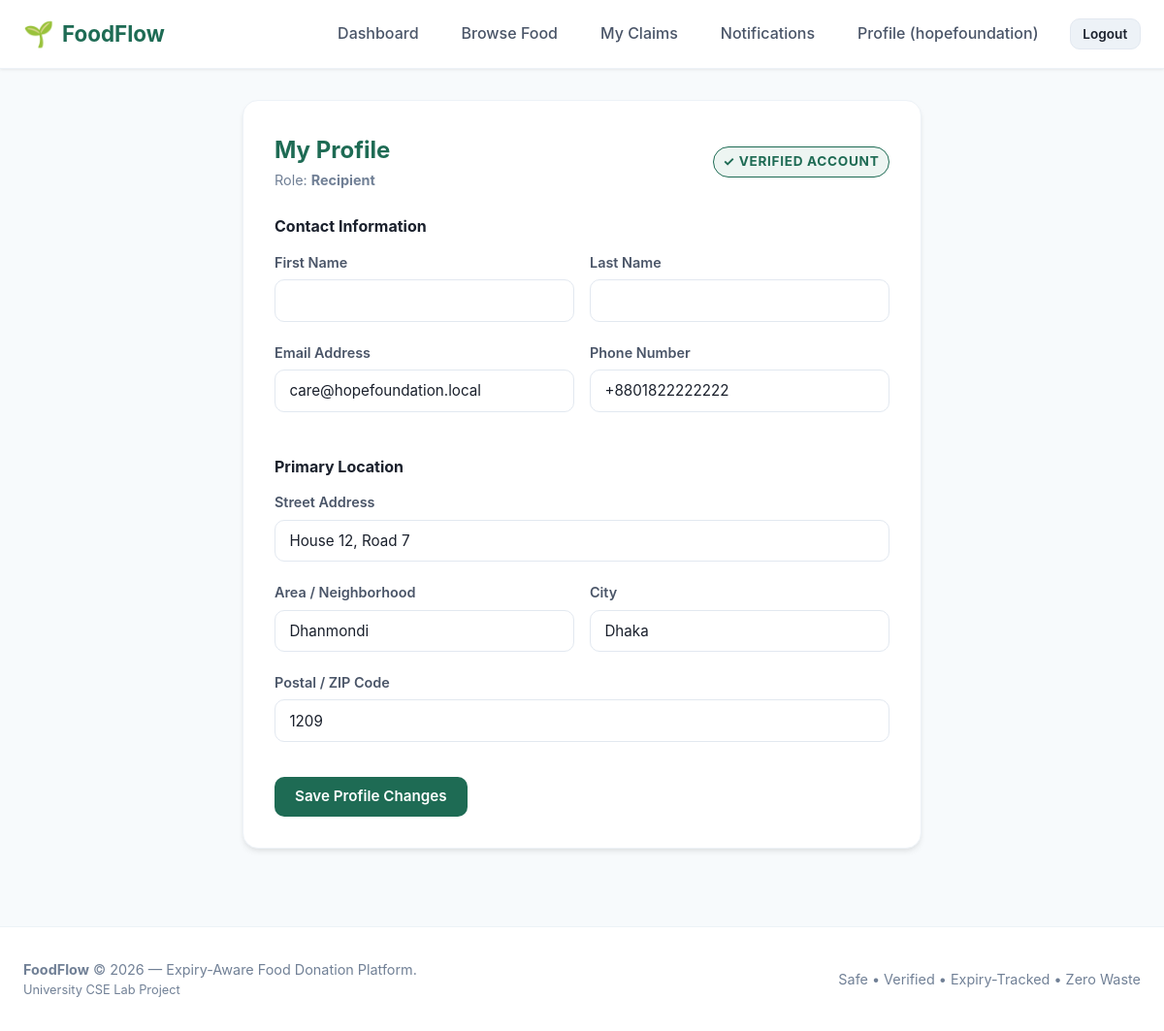
The app's page /profile/ (signed in) with its own data.
### accounts/models.py (models this page shows, shortened)
class User(AbstractUser):
    ROLE_DONOR = 'donor'
    ROLE_RECIPIENT = 'recipient'
    ROLE_CHOICES = [
        (ROLE_DONOR, 'Donor'),
        (ROLE_RECIPIENT, 'Recipient'),
    ]
    role = models.CharField(
        max_length=20,
        choices=ROLE_CHOICES,
        default=ROLE_RECIPIENT,
        help_text="Designates whether this user registers as a food Donor or Recipient."
    )
    phone = models.CharField(
        max_length=20,
        blank=True,
        null=True,
        help_text="Contact telephone number"
    )
    @property
    def is_donor(self):
        return self.role == self.ROLE_DONOR
    @property
    def is_recipient(self):
        return self.role == self.ROLE_RECIPIENT

### locations/models.py (models this page shows, shortened)
class Location(models.Model):
    address = models.CharField(max_length=255, help_text="Street address or building details")
    area = models.CharField(max_length=100, db_index=True, help_text="Neighborhood or area name")
    city = models.CharField(max_length=100, db_index=True, help_text="City name")
    postal_code = models.CharField(max_length=20, blank=True, null=True, help_text="Postal / ZIP code")
    latitude = models.DecimalField(max_digits=9, decimal_places=6, null=True, blank=True)
    longitude = models.DecimalField(max_digits=9, decimal_places=6, null=True, blank=True)
    class Meta:
        verbose_name = "Location"
        verbose_name_plural = "Locations"
        indexes = [
            models.Index(fields=['area'], name='loc_area_idx'),
            models.Index(fields=['city'], name='loc_city_idx'),
        ]
        constraints = [
            models.UniqueConstraint(
                fields=['address', 'area', 'city', 'postal_code'],
                name='unique_location_address'
            )
        ]

### accounts/views.py (the view)
# urls.py: path('profile/', views.profile_view, name='profile'),
@login_required
def profile_view(request):
    user = request.user
    location = None
    profile = None
    if user.is_donor and hasattr(user, 'donor_profile'):
        profile = user.donor_profile
        location = profile.location
    elif user.is_recipient and hasattr(user, 'recipient_profile'):
        profile = user.recipient_profile
        location = profile.location
    if request.method == 'POST':
        form = ProfileUpdateForm(request.POST, instance=user)
        if form.is_valid():
            with transaction.atomic():
                user = form.save()
                if user.is_donor and profile:
                    profile.organization_name = form.cleaned_data.get('organization_name', '')
                    profile.save()
                new_loc, _ = Location.objects.get_or_create(
                    address=form.cleaned_data['address'].strip(),
                    area=form.cleaned_data['area'].strip(),
                    city=form.cleaned_data['city'].strip(),
                    postal_code=form.cleaned_data.get('postal_code', '').strip() or None,
                )
                if profile:
                    profile.location = new_loc
                    profile.save()
                messages.success(request, "Your profile details have been updated successfully.")
                return redirect('accounts:profile')
        else:
            messages.error(request, "Please fix the errors below.")
    else:
        initial_data = {}
        if location:
            initial_data.update({
                'address': location.address,
                'area': location.area,
                'city': location.city,
                'postal_code': location.postal_code or '',
            })
        if user.is_donor and profile:
            initial_data['organization_name'] = profile.organization_name or ''
        form = ProfileUpdateForm(instance=user, initial=initial_data)
    context = {
        'form': form,
        'profile': profile,
        'location': location,
    }
    return render(request, 'accounts/profile.html', context)

### accounts/forms.py
class ProfileUpdateForm(forms.ModelForm):
    organization_name = forms.CharField(max_length=150, required=False, widget=forms.TextInput(attrs={'class': 'form-input'}))
    address = forms.CharField(max_length=255, required=True, widget=forms.TextInput(attrs={'class': 'form-input'}))
    area = forms.CharField(max_length=100, required=True, widget=forms.TextInput(attrs={'class': 'form-input'}))
    city = forms.CharField(max_length=100, required=True, widget=forms.TextInput(attrs={'class': 'form-input'}))
    postal_code = forms.CharField(max_length=20, required=False, widget=forms.TextInput(attrs={'class': 'form-input'}))
    class Meta:
        model = User
        fields = ['first_name', 'last_name', 'email', 'phone']
        widgets = {
            'first_name': forms.TextInput(attrs={'class': 'form-input'}),
            'last_name': forms.TextInput(attrs={'class': 'form-input'}),
            'email': forms.EmailInput(attrs={'class': 'form-input'}),
            'phone': forms.TextInput(attrs={'class': 'form-input'}),
        }

### notifications/views.py (called while the page is built)
def unread_notification_context(request):
    if request.user.is_authenticated and request.user.is_recipient and hasattr(request.user, 'recipient_profile'):
        count = Notification.objects.filter(recipient=request.user.recipient_profile, is_read=False).count()
        return {'unread_notifications_count': count}
    return {'unread_notifications_count': 0}

### templates/accounts/profile.html (shortened to what this page needs)
{% extends 'base.html' %}
{% block content %}
<div class="form-card" style="max-width: 700px;">
    <div style="display: flex; justify-content: space-between; align-items: center; margin-bottom: 1.5rem;">
        <div>
            <h2 style="color: var(--green-700);">My Profile</h2>
            <p style="color: var(--grey-500); font-size: 0.9rem;">
                Role: <strong>{{ user.get_role_display }}</strong>
            </p>
        </div>
        <div>
            {% if profile.is_verified %}
                <span class="badge badge-available" style="font-size: 0.85rem;">✓ Verified Account</span>
            {% else %}
                <span class="badge badge-claimed" style="font-size: 0.85rem;">Pending Admin Verification</span>
            {% endif %}
        </div>
    </div>
    <form method="post" novalidate>
        <h4 style="color: var(--ink); margin-bottom: 0.75rem;">Contact Information</h4>
        <div class="form-row">
            <div class="form-group">
                <label class="form-label">First Name</label>
                {{ form.first_name }}
            </div>
            <div class="form-group">
                <label class="form-label">Last Name</label>
                {{ form.last_name }}
            </div>
        </div>
        <div class="form-row">
            <div class="form-group">
                <label class="form-label">Email Address</label>
                {{ form.email }}
            </div>
            <div class="form-group">
                <label class="form-label">Phone Number</label>
                {{ form.phone }}
            </div>
        </div>
        <h4 style="color: var(--ink); margin: 1.5rem 0 0.75rem;">Primary Location</h4>
        <div class="form-group">
            <label class="form-label">Street Address</label>
            {{ form.address }}
        </div>
        <div class="form-row">
            <div class="form-group">
                <label class="form-label">Area / Neighborhood</label>
                {{ form.area }}
            </div>
            <div class="form-group">
                <label class="form-label">City</label>
                {{ form.city }}
            </div>
        </div>
        <div class="form-group">
            <label class="form-label">Postal / ZIP Code</label>
            {{ form.postal_code }}
        </div>
        <button type="submit" class="btn btn-primary" style="margin-top: 1rem;">
            Save Profile Changes
        </button>
    </form>
</div>
{% endblock %}

### templates/partials/navbar.html (shortened to what this page needs)
{% load static %}
<nav class="navbar">
    <div class="container navbar-container">
        <a href="{% url 'home' %}" class="brand">
            <span class="brand-icon">🌱</span>
            <span>FoodFlow</span>
        </a>
        <ul class="nav-links">
            {% if user.is_authenticated %}
                {% if user.is_donor %}
                    <li><a href="{% url 'accounts:donor_dashboard' %}" class="nav-link">Dashboard</a></li>
                    <li><a href="{% url 'listings:donor_listings' %}" class="nav-link">My Listings</a></li>
                    <li><a href="{% url 'claims:my_claims' %}" class="nav-link">Food Claims</a></li>
                    <li><a href="{% url 'listings:donor_listing_create' %}" class="nav-link btn btn-primary btn-sm" style="color: white;">+ Donate Food</a></li>
                    <li><a href="{% url 'claims:verify_pickup' %}" class="nav-link">Verify Pickup</a></li>
                {% elif user.is_recipient %}
                    <li><a href="{% url 'accounts:recipient_dashboard' %}" class="nav-link">Dashboard</a></li>
                    <li><a href="{% url 'listings:browse_food' %}" class="nav-link">Browse Food</a></li>
                    <li><a href="{% url 'claims:my_claims' %}" class="nav-link">My Claims</a></li>
                    <li>
                        <a href="{% url 'notifications:notification_list' %}" class="nav-link">
                            Notifications
                        </a>
                    </li>
                {% endif %}
                <li><a href="{% url 'accounts:profile' %}" class="nav-link">Profile ({{ user.username }})</a></li>
                <li><a href="{% url 'accounts:logout' %}" class="nav-link btn btn-secondary btn-sm">Logout</a></li>
            {% endif %}
        </ul>
    </div>
</nav>

### static/css/styles.css (style rules this page uses)
:root { --green-700: #1E6B54; --green-600: #258568; --green-50: #EDF5F2; --amber-600: #B7791F; --amber-50: #FEFCF5; --red-600: #C53030; --red-50: #FFF5F5; --grey-500: #718096; --grey-100: #F7FAFC; --grey-200: #EDF2F7; --grey-300: #E2E8F0; --grey-700: #4A5568; --ink: #1A202C; --white: #FFFFFF; --container-max: 1200px; --radius-sm: 6px; --radius-md: 10px; --radius-lg: 16px; --shadow-sm: 0 1px 3px rgba(0,0,0,0.08); --shadow-md: 0 4px 6px -1px rgba(0,0,0,0.08), 0 2px 4px -1px rgba(0,0,0,0.04); --shadow-lg: 0 10px 15px -3px rgba(0,0,0,0.08), 0 4px 6px -2px rgba(0,0,0,0.04); --font-main: -apple-system, BlinkMacSystemFont, "Segoe UI", Roboto, Oxygen, Ubuntu, Cantarell, "Open Sans", "Helvetica Neue", sans-serif; }
*, *::before, *::after { box-sizing: border-box; margin: 0; padding: 0; }
body { font-family: var(--font-main); color: var(--ink); background-color: var(--grey-100); line-height: 1.6; min-height: 100vh; display: flex; flex-direction: column; }
a { color: var(--green-700); text-decoration: none; transition: color 0.2s ease; }
.container { width: 100%; max-width: var(--container-max); margin: 0 auto; padding: 0 1.5rem; }
.navbar { position: sticky; top: 0; z-index: 100; background-color: var(--white); border-bottom: 1px solid var(--grey-200); box-shadow: var(--shadow-sm); }
.navbar-container { display: flex; align-items: center; justify-content: space-between; height: 70px; }
.brand { display: flex; align-items: center; gap: 0.5rem; font-size: 1.4rem; font-weight: 700; color: var(--green-700); text-decoration: none; }
.brand-icon { font-size: 1.6rem; }
.nav-links { display: flex; align-items: center; list-style: none; gap: 1.25rem; }
.nav-link { font-weight: 500; color: var(--grey-700); padding: 0.5rem 0.75rem; border-radius: var(--radius-sm); transition: all 0.2s; text-decoration: none; position: relative; }
.btn { display: inline-flex; align-items: center; justify-content: center; gap: 0.5rem; padding: 0.65rem 1.25rem; font-size: 0.95rem; font-weight: 600; border-radius: var(--radius-md); border: 1px solid transparent; cursor: pointer; text-decoration: none; transition: all 0.2s ease; font-family: inherit; line-height: 1.2; }
.btn-primary { background-color: var(--green-700); color: var(--white); }
.btn-secondary { background-color: var(--grey-200); color: var(--ink); border-color: var(--grey-300); }
.btn-sm { padding: 0.4rem 0.8rem; font-size: 0.85rem; }
.badge { display: inline-flex; align-items: center; padding: 0.25rem 0.6rem; border-radius: 9999px; font-size: 0.75rem; font-weight: 700; text-transform: uppercase; letter-spacing: 0.05em; }
.badge-available { background-color: var(--green-50); color: var(--green-700); border: 1px solid var(--green-700); }
.form-card { background: var(--white); border-radius: var(--radius-lg); border: 1px solid var(--grey-200); box-shadow: var(--shadow-md); padding: 2rem; max-width: 650px; margin: 0 auto; }
.form-group { margin-bottom: 1.25rem; }
.form-label { display: block; font-weight: 600; font-size: 0.9rem; color: var(--grey-700); margin-bottom: 0.4rem; }
.form-input, .form-select, .form-textarea { width: 100%; padding: 0.7rem 0.9rem; font-size: 0.95rem; font-family: inherit; border: 1px solid var(--grey-300); border-radius: var(--radius-md); background-color: var(--white); color: var(--ink); transition: border-color 0.2s, box-shadow 0.2s; }
.form-row { display: grid; grid-template-columns: 1fr 1fr; gap: 1rem; }

### records on screen
User: username "hopefoundation", role "Recipient", email "care@hopefoundation.local", phone "+8801822222222"
Location: address "House 12, Road 7", area "Dhanmondi", city "Dhaka", postal_code "1209"
